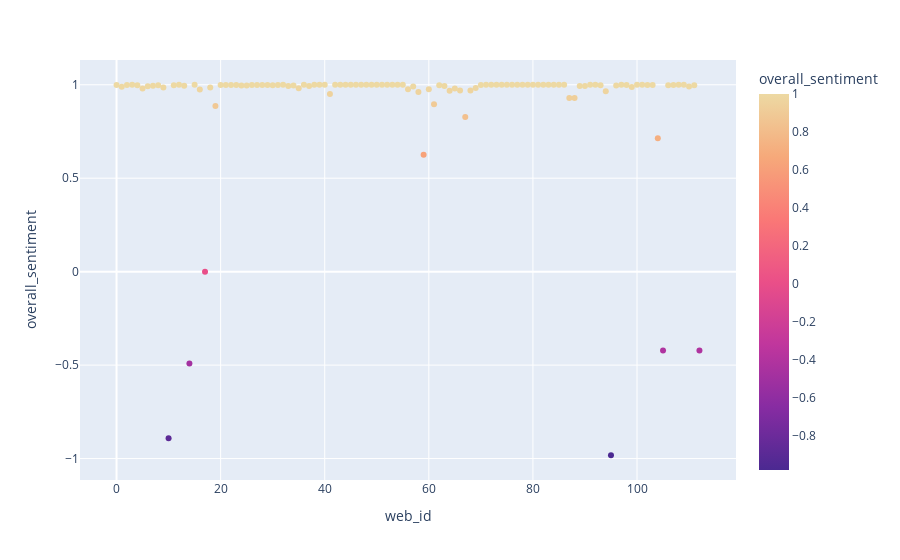

The notebook cell saved with this chart:
### Markdown cell above
### Plotting the overall sentiment for each link
The plotting of the information helps to not only see the general sentiment of the different texts 
but also to identify possible bugs with websites.
- I have found that very negative websites might be blocked, hence the vocabulary used rates them as negative. This could be used to replace the link with a more relevant resource.

### Code cell
import plotly.express as px
fig = px.scatter(dataFrame, x= 'web_id', y= 'overall_sentiment', color = 'overall_sentiment', color_continuous_scale=px.colors.sequential.Agsunset)
fig.show()
